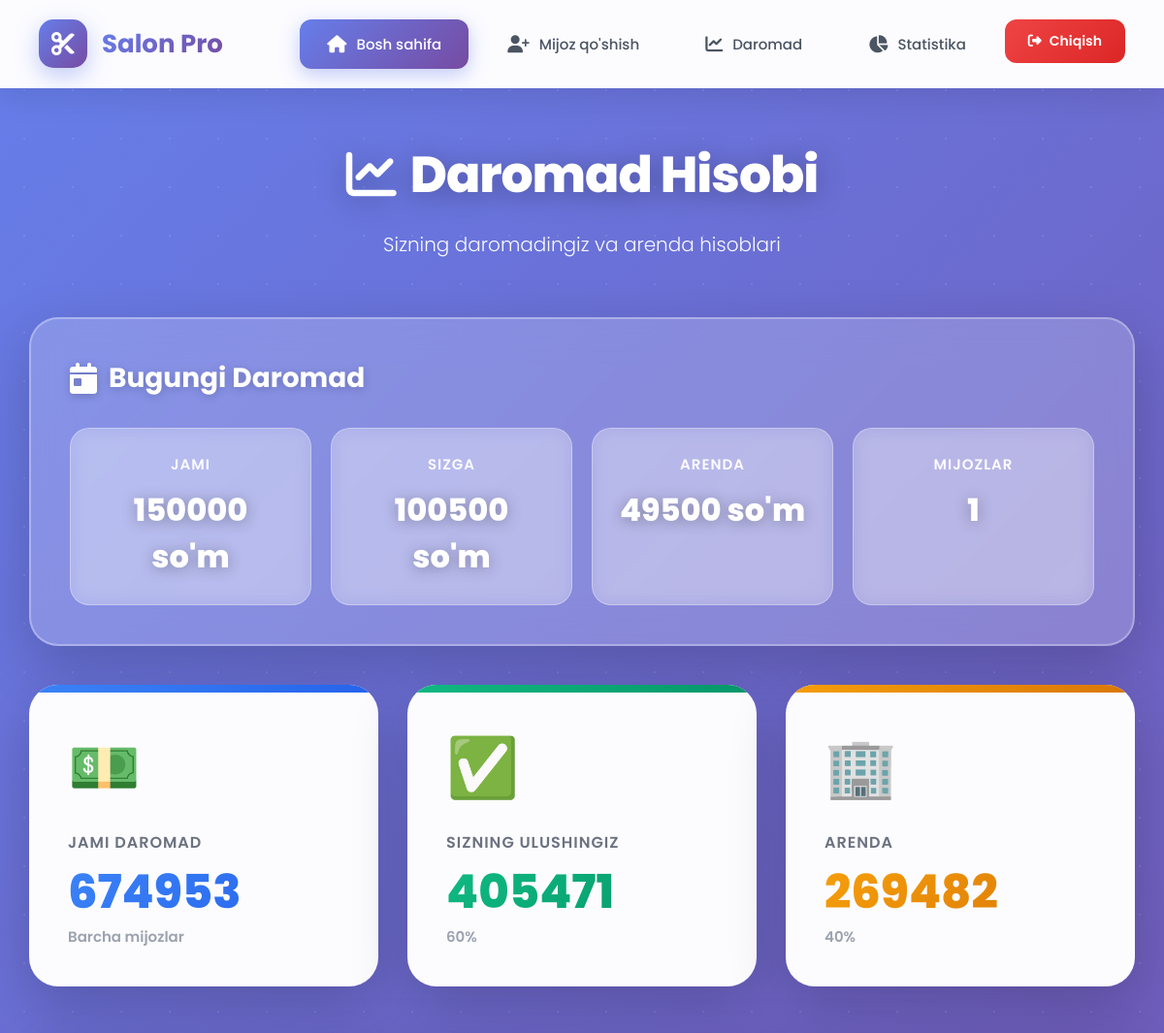
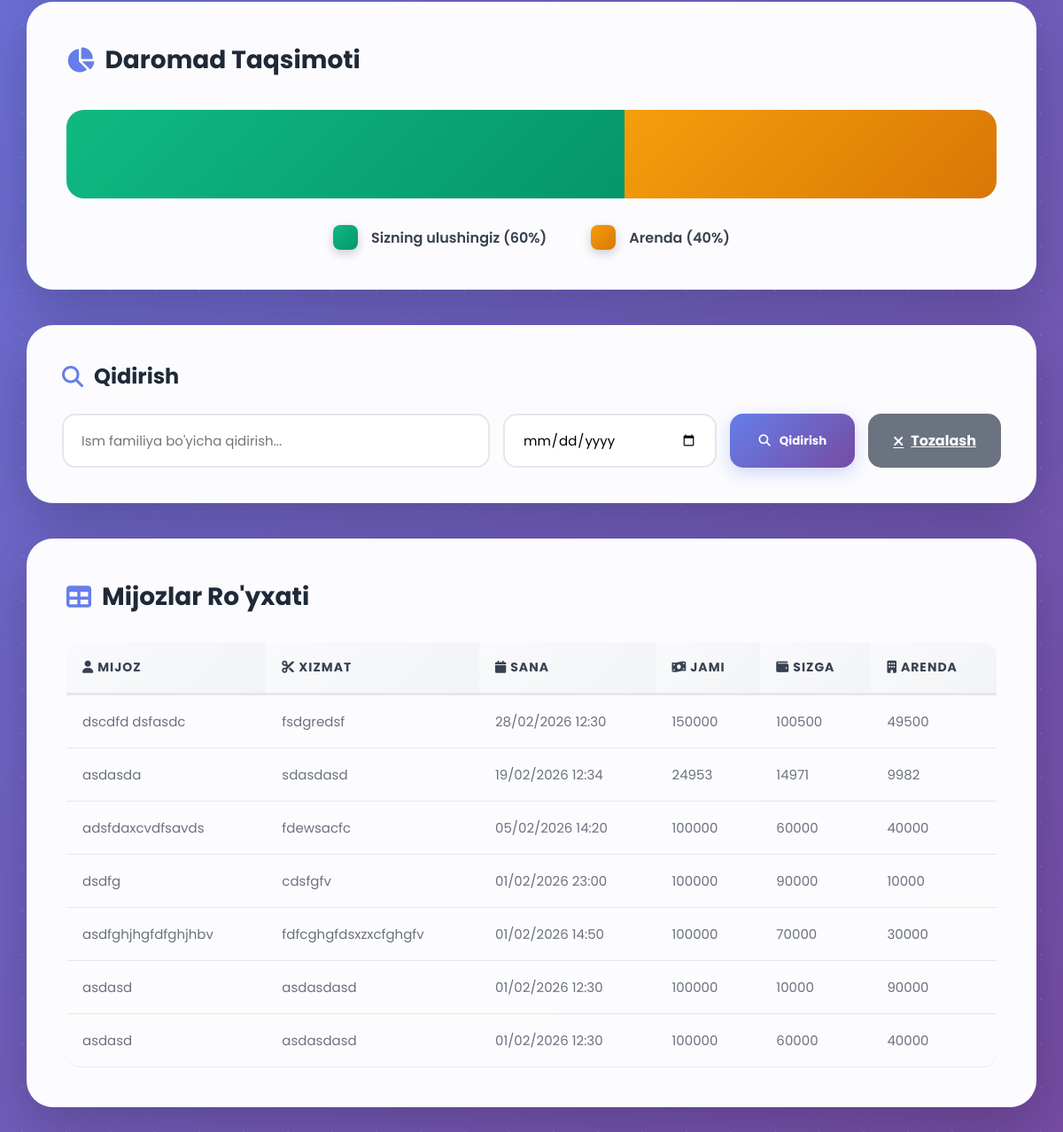
The page /income/ (signed in) on the database its author committed (2 pictures, top to bottom).
### clients/models.py (models this page shows)
class Client(models.Model):
    author = models.ForeignKey(settings.AUTH_USER_MODEL, on_delete=models.CASCADE, related_name="clients")
    username = models.CharField(max_length=100)
    service = models.TextField()
    price = models.IntegerField(default=0)
    date = models.DateField()
    time = models.TimeField()
    my_price = models.IntegerField(default=0)
    @property
    def rent_price(self):
        return max(self.price - self.my_price, 0)

### income/views.py (the view)
# urls.py: path('income/', income_view, name='income')
@login_required(login_url="login")
def income_view(request):
    base_qs = Client.objects.filter(author=request.user)
    q_name = (request.GET.get("name") or "").strip()
    q_date = (request.GET.get("date") or "").strip()
    qs = base_qs
    if q_name:
        qs = qs.filter(username__icontains=q_name)
    if q_date:
        try:
            q_date_obj = datetime.strptime(q_date, "%Y-%m-%d").date()
            qs = qs.filter(date=q_date_obj)
        except ValueError:
            pass
    def stats(q):
        total = q.aggregate(v=Coalesce(Sum("price"), 0))["v"]
        mine = q.aggregate(v=Coalesce(Sum("my_price"), 0))["v"]
        clients_count = q.aggregate(v=Coalesce(Count("id"), 0))["v"]
        rent = total - mine
        return total, mine, rent, clients_count
    today_total, today_mine, today_rent, today_clients = stats(
        base_qs.filter(date=dt_date.today())
    )
    total_income, my_income, rent_income, _ = stats(qs)
    if total_income > 0:
        my_percent = round((my_income / total_income) * 100)
        rent_percent = 100 - my_percent
    else:
        my_percent = 0
        rent_percent = 0
    return render(request, "income/income.html", {
        "today_total": today_total,
        "today_mine": today_mine,
        "today_rent": today_rent,
        "today_clients": today_clients,
        "total_income": total_income,
        "my_income": my_income,
        "rent_income": rent_income,
        "my_percent": my_percent,
        "rent_percent": rent_percent,
        "bar_mine_width": my_percent,
        "bar_rent_width": rent_percent,
        "clients": qs.order_by("-date", "-time", "-id")[:500],
        "q_name": q_name,
        "q_date": q_date,
    })

### templates/income/income.html (shortened to what this page needs)
{% extends 'base.html' %}
{% load static %}
{% block extra_css %}
<link rel="stylesheet" href="{% static 'income/income_style.css' %}">
{% endblock %}
{% block content %}
<div class="main-content">
    <div class="page-header">
        <h1 class="page-title">
            <i class="fas fa-chart-line"></i>
            Daromad Hisobi
        </h1>
        <p class="page-subtitle">Sizning daromadingiz va arenda hisoblari</p>
    </div>
    <div class="today-section">
        <div class="today-title">
            <i class="fas fa-calendar-day"></i>
            <span>Bugungi Daromad</span>
        </div>
        <div class="today-stats">
            <div class="today-stat">
                <div class="today-stat-label">Jami</div>
                <div class="today-stat-value">{{ today_total }} so'm</div>
            </div>
            <div class="today-stat">
                <div class="today-stat-label">Sizga</div>
                <div class="today-stat-value">{{ today_mine }} so'm</div>
            </div>
            <div class="today-stat">
                <div class="today-stat-label">Arenda</div>
                <div class="today-stat-value">{{ today_rent }} so'm</div>
            </div>
            <div class="today-stat">
                <div class="today-stat-label">Mijozlar</div>
                <div class="today-stat-value">{{ today_clients }}</div>
            </div>
        </div>
    </div>
    <div class="stats-grid">
        <div class="stat-card total">
            <div class="stat-icon">💵</div>
            <div class="stat-label">Jami Daromad</div>
            <div class="stat-value">{{ total_income }}</div>
            <div class="stat-percent">Barcha mijozlar</div>
        </div>
        <div class="stat-card mine">
            <div class="stat-icon">✅</div>
            <div class="stat-label">Sizning ulushingiz</div>
            <div class="stat-value">{{ my_income }}</div>
            <div class="stat-percent">{{ my_percent }}%</div>
        </div>
        <div class="stat-card rent">
            <div class="stat-icon">🏢</div>
            <div class="stat-label">Arenda</div>
            <div class="stat-value">{{ rent_income }}</div>
            <div class="stat-percent">{{ rent_percent }}%</div>
        </div>
    </div>
    <div class="breakdown-card">
        <div class="breakdown-title">
            <i class="fas fa-chart-pie"></i>
            Daromad Taqsimoti
        </div>
        <div class="breakdown-bar">
            <div class="bar-segment bar-mine" style="width: {{ bar_mine_width }}%;"></div>
            <div class="bar-segment bar-rent" style="width: {{ bar_rent_width }}%;"></div>
        </div>
        <div class="breakdown-legend">
            <div class="legend-item">
                <div class="legend-color mine"></div>
                <span>Sizning ulushingiz ({{ my_percent }}%)</span>
            </div>
            <div class="legend-item">
                <div class="legend-color rent"></div>
                <span>Arenda ({{ rent_percent }}%)</span>
            </div>
        </div>
    </div>
    <div class="search-section">
        <div class="search-title">
            <i class="fas fa-search"></i>
            Qidirish
        </div>
        <form class="search-grid" method="get" action="">
            <input
                type="text"
                class="search-input"
                name="name"
                value="{{ q_name }}"
                placeholder="Ism familiya bo'yicha qidirish..."
            >
            <input
                type="date"
                class="search-input"
                name="date"
                value="{{ q_date }}"
            >
            <button class="search-btn" type="submit">
                <i class="fas fa-search"></i>
                Qidirish
            </button>
            <a class="clear-btn" href="{% url 'income' %}">
                <i class="fas fa-times"></i>
                Tozalash
            </a>
        </form>
    </div>
    <div class="table-card">
        <div class="table-title">
            <i class="fas fa-table"></i>
            Mijozlar Ro'yxati
        </div>
        <div class="table-wrapper">
            <table>
                <thead>
                    <tr>
                        <th><i class="fas fa-user"></i> Mijoz</th>
                        <th><i class="fas fa-scissors"></i> Xizmat</th>
                        <th><i class="fas fa-calendar"></i> Sana</th>
                        <th><i class="fas fa-money-bill-wave"></i> Jami</th>
                        <th><i class="fas fa-wallet"></i> Sizga</th>
                        <th><i class="fas fa-building"></i> Arenda</th>
                    </tr>
                </thead>
                <tbody>
                    {% for c in clients %}
                        <tr>
                            <td>{{ c.username }}</td>
                            <td>{{ c.service }}</td>
                            <td>{{ c.date|date:"d/m/Y" }} {{ c.time|time:"H:i" }}</td>
                            <td>{{ c.price }}</td>
                            <td>{{ c.my_price }}</td>
                            <td>{{ c.rent_price }}</td>
                        </tr>
                    {% empty %}
                        <tr>
                            <td colspan="6" style="text-align:center;">Hozircha ma'lumot yo'q</td>
                        </tr>
                    {% endfor %}
                </tbody>
            </table>
        </div>
    </div>
</div>
{% endblock content %}

### static/header_style.css (style rules this page uses)
* { margin: 0; padding: 0; box-sizing: border-box; }
body { font-family: 'Poppins', sans-serif; background: linear-gradient(135deg, #667eea 0%, #764ba2 100%); min-height: 100vh; position: relative; overflow-x: hidden; }
body::before { content: ''; position: fixed; top: -50%; left: -50%; width: 200%; height: 200%; background: radial-gradient(circle, rgba(255, 255, 255, 0.1) 1px, transparent 1px); background-size: 50px 50px; animation: moveBackground 20s linear infinite; pointer-events: none; }

### rows shown on the page
Client: username "dscdfd dsfasdc", service "fsdgredsf", date "28/02/2026", time "12:30", price "150000", my_price "100500", rent_price "49500"
Client: username "asdasda", service "sdasdasd", date "19/02/2026", time "12:34", price "24953", my_price "14971", rent_price "9982"
Client: username "adsfdaxcvdfsavds", service "fdewsacfc", date "05/02/2026", time "14:20", price "100000", my_price "60000", rent_price "40000"
Client: username "dsdfg", service "cdsfgfv", date "01/02/2026", time "23:00", price "100000", my_price "90000", rent_price "10000"
Client: username "asdfghjhgfdfghjhbv", service "fdfcghgfdsxzxcfghgfv", date "01/02/2026", time "14:50", price "100000", my_price "70000", rent_price "30000"
Client: username "asdasd", service "asdasdasd", date "01/02/2026", time "12:30", price "100000", my_price "10000", rent_price "90000"
Client: username "asdasd", service "asdasdasd", date "01/02/2026", time "12:30", price "100000", my_price "60000", rent_price "40000"

### other values the page prints
{{ today_total }} "150000"
{{ today_mine }} "100500"
{{ today_rent }} "49500"
{{ today_clients }} "1"
{{ total_income }} "674953"
{{ my_income }} "405471"
{{ my_percent }} "60"
{{ rent_income }} "269482"
{{ rent_percent }} "40"
